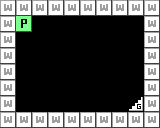

The image is a tile-based game level rendered from a .tmx file. Its description and complete source (layers, tilesets, objects, tile grids) follow:
An orthogonal 10x8 tile map with 16x16 px tiles, 1 tile layer (Tile layer 1).

<map version="1.0" tiledversion="1.1.5" orientation="orthogonal" renderorder="right-down" width="10" height="8" tilewidth="16" tileheight="16" infinite="0" nextobjectid="1">
 <properties>
  <property name="difficulty" value="1" />
  <property name="name" value="Test" />
  <property name="turns" value="1" />
 </properties>
 <tileset firstgid="1" source="../../../dev/editor_tileset.tsx" />
 <layer name="Tile layer 1" width="10" height="8">
  <data encoding="csv">
1,1,1,1,1,1,1,1,1,1,
1,17,0,0,0,0,0,0,0,1,
1,0,0,0,0,0,0,0,0,1,
1,0,0,0,0,0,0,0,0,1,
1,0,0,0,0,0,0,0,0,1,
1,0,0,0,0,0,0,0,0,1,
1,0,0,0,0,0,0,0,18,1,
1,1,1,1,1,1,1,1,1,1
</data>
 </layer>
</map>
